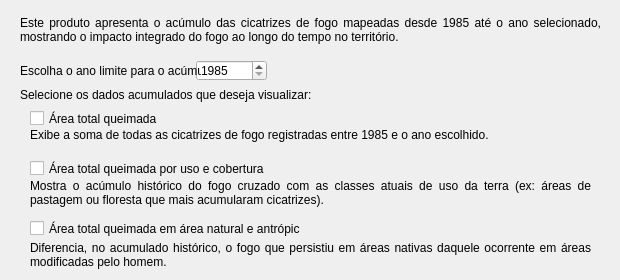
     <widget class="QWidget" name="fire_accumulated_2">
      <attribute name="title">
       <string>Área queimada acumulada</string>
      </attribute>
      <widget class="QLabel" name="Descriotion_fire_accumulated_4">
       <property name="geometry">
        <rect>
         <x>20</x>
         <y>0</y>
         <width>581</width>
         <height>61</height>
        </rect>
       </property>
       <property name="text">
        <string>&lt;html&gt;&lt;head/&gt;&lt;body&gt;&lt;p&gt;Este produto apresenta o acúmulo das cicatrizes de fogo mapeadas desde 1985 até o ano selecionado, mostrando o impacto integrado do fogo ao longo do tempo no território.&lt;/p&gt;&lt;/body&gt;&lt;/html&gt;</string>
       </property>
       <property name="alignment">
        <set>Qt::AlignJustify|Qt::AlignVCenter</set>
       </property>
       <property name="wordWrap">
        <bool>true</bool>
       </property>
      </widget>
      <widget class="QSpinBox" name="FireAcumulatedT1">
       <property name="geometry">
        <rect>
         <x>196</x>
         <y>60</y>
         <width>71</width>
         <height>21</height>
        </rect>
       </property>
       <property name="minimum">
        <number>1985</number>
       </property>
       <property name="maximum">
        <number>2999</number>
       </property>
       <property name="value">
        <number>1985</number>
       </property>
      </widget>
      <widget class="QCheckBox" name="check_fire_accumulated_by_total_burned">
       <property name="geometry">
        <rect>
         <x>30</x>
         <y>110</y>
         <width>201</width>
         <height>17</height>
        </rect>
       </property>
       <property name="text">
        <string>Área total queimada</string>
       </property>
       <property name="checked">
        <bool>false</bool>
       </property>
      </widget>
      <widget class="QCheckBox" name="check_fire_accumulated_by_class">
       <property name="geometry">
        <rect>
         <x>30</x>
         <y>160</y>
         <width>321</width>
         <height>17</height>
        </rect>
       </property>
       <property name="text">
        <string>Área total queimada por uso e cobertura</string>
       </property>
       <property name="checked">
        <bool>false</bool>
       </property>
      </widget>
      <widget class="QLabel" name="SelecioneProduto_fire_accumulated_3">
       <property name="geometry">
        <rect>
         <x>20</x>
         <y>87</y>
         <width>491</width>
         <height>16</height>
        </rect>
       </property>
       <property name="text">
        <string>Selecione os dados acumulados que deseja visualizar:</string>
       </property>
      </widget>
      <widget class="QLabel" name="Description_fire_accumulatedl_by_total_burned_2">
       <property name="geometry">
        <rect>
         <x>30</x>
         <y>127</y>
         <width>581</width>
         <height>16</height>
        </rect>
       </property>
       <property name="text">
        <string>Exibe a soma de todas as cicatrizes de fogo registradas entre 1985 e o ano escolhido.</string>
       </property>
       <property name="alignment">
        <set>Qt::AlignJustify|Qt::AlignVCenter</set>
       </property>
       <property name="wordWrap">
        <bool>true</bool>
       </property>
      </widget>
      <widget class="QLabel" name="Description_fire_accumulated_by_natural_anthropic_2">
       <property name="geometry">
        <rect>
         <x>30</x>
         <y>240</y>
         <width>561</width>
         <height>31</height>
        </rect>
       </property>
       <property name="text">
        <string>&lt;html&gt;&lt;head/&gt;&lt;body&gt;&lt;p&gt;Diferencia, no acumulado histórico, o fogo que persistiu em áreas nativas daquele ocorrente em áreas modificadas pelo homem.&lt;/p&gt;&lt;/body&gt;&lt;/html&gt;</string>
       </property>
       <property name="alignment">
        <set>Qt::AlignJustify|Qt::AlignVCenter</set>
       </property>
       <property name="wordWrap">
        <bool>true</bool>
       </property>
      </widget>
      <widget class="QLabel" name="Description_fire_accumulated_2">
       <property name="geometry">
        <rect>
         <x>30</x>
         <y>177</y>
         <width>561</width>
         <height>31</height>
        </rect>
       </property>
       <property name="text">
        <string>Mostra o acúmulo histórico do fogo cruzado com as classes atuais de uso da terra (ex: áreas de pastagem ou floresta que mais acumularam cicatrizes).</string>
       </property>
       <property name="alignment">
        <set>Qt::AlignJustify|Qt::AlignVCenter</set>
       </property>
       <property name="wordWrap">
        <bool>true</bool>
       </property>
      </widget>
      <widget class="QCheckBox" name="check_fire_accumulated_by_natural_anthropic">
       <property name="geometry">
        <rect>
         <x>30</x>
         <y>220</y>
         <width>271</width>
         <height>17</height>
        </rect>
       </property>
       <property name="text">
        <string>Área total queimada em área natural e antrópico</string>
       </property>
       <property name="checked">
        <bool>false</bool>
       </property>
      </widget>
      <widget class="QLabel" name="SelecioneProduto_fire_accumulated_14">
       <property name="geometry">
        <rect>
         <x>20</x>
         <y>60</y>
         <width>181</width>
         <height>21</height>
        </rect>
       </property>
       <property name="text">
        <string>Escolha o ano limite para o acúmulo:</string>
       </property>
       <property name="alignment">
        <set>Qt::AlignLeading|Qt::AlignLeft|Qt::AlignVCenter</set>
       </property>
      </widget>
     </widget>
